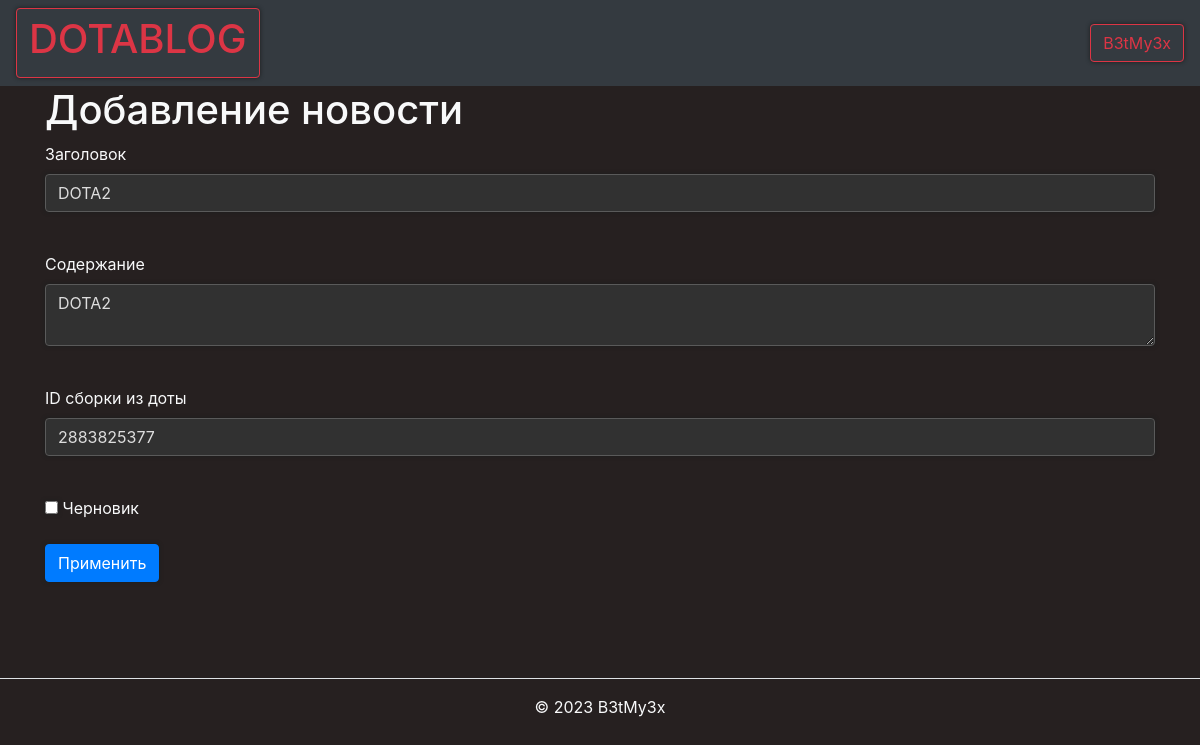
Before: /news_edit/9 (signed in) with the older database file.
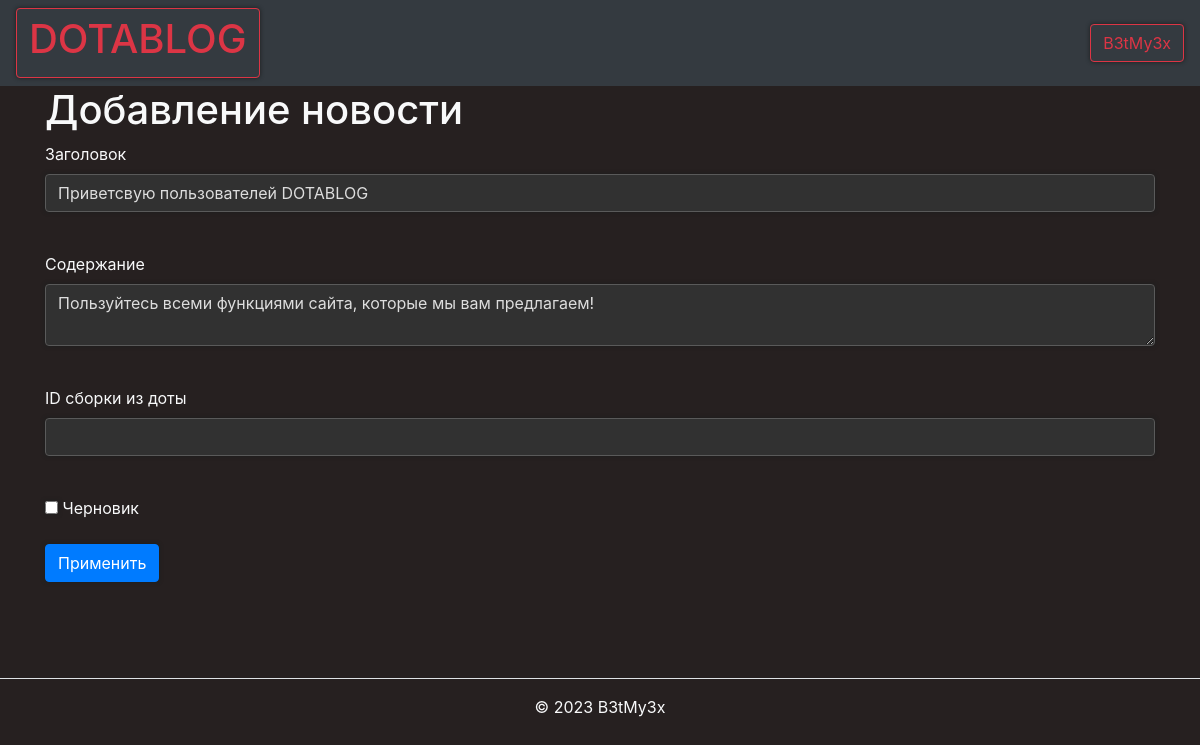
After: the same page with the newer database file.
### data/news.py (models this page shows)
class News(SqlAlchemyBase):
    __tablename__ = 'news'
    categories = orm.relationship("Category",
                                  secondary="association",
                                  backref="news")
    id = sqlalchemy.Column(sqlalchemy.Integer,
                           primary_key=True, autoincrement=True)
    title = sqlalchemy.Column(sqlalchemy.String, nullable=True)
    content = sqlalchemy.Column(sqlalchemy.String, nullable=True)
    created_date = sqlalchemy.Column(sqlalchemy.DateTime,
                                     default=datetime.datetime.now)
    is_private = sqlalchemy.Column(sqlalchemy.Boolean, default=True)
    user_id = sqlalchemy.Column(sqlalchemy.Integer,
                                sqlalchemy.ForeignKey("users.id"))
    build = sqlalchemy.Column(sqlalchemy.String, nullable=True)
    user = orm.relationship('User')

### main.py (the view, shortened to what this page needs)
@app.route('/news_edit/<int:id>', methods=['GET', 'POST'])
@login_required
def news_edit(id):
    form = NewsForm()
    if request.method == "GET":
        db_sess = db_session.create_session()
        news = db_sess.query(News).filter(News.id == id,
                                          News.user == current_user
                                          ).first()
        news1 = db_sess.query(News).filter(News.id == id).first()
        if news or is_admin():
            form.title.data = news1.title
            form.content.data = news1.content
            form.build.data = news1.build
            form.is_private.data = news1.is_private
        else:
            abort(404)
    return render_template('news_edit.html',
                           title='Редактирование новости',
                           form=form
                           )

### data/news.py
class NewsForm(FlaskForm):
    title = StringField('Заголовок', validators=[DataRequired()])
    content = TextAreaField("Содержание")
    build = StringField("ID сборки из доты")
    is_private = BooleanField("Черновик")
    submit = SubmitField("Применить")

### data/db_session.py (called while the page is built)
def create_session() -> Session:
    global __factory
    return __factory()

### main.py (called while the page is built)
@login_manager.user_loader
def load_user(user_id):
    db_sess = db_session.create_session()
    return db_sess.query(User).get(user_id)

### templates/news_edit.html (shortened to what this page needs)
{% extends "base.html" %}
{% block content %}
<h1>Добавление новости</h1>
<form action="" method="post">
    <p>
        {{ form.title.label }}<br>
        {{ form.title(class="form-control") }}<br>
    </p>
    <p>
        {{ form.content.label }}<br>
        {{ form.content(class="form-control") }}<br>
    </p>
    <p>
        {{ form.build.label }}<br>
        {{ form.build(class="form-control") }}<br>
    </p>
    <p>{{ form.is_private() }} {{ form.is_private.label }}</p>
    <p>{{ form.submit(type="submit", class="btn btn-primary") }}</p>
    <br>
</form>
{% endblock %}

Changed rows visible on the page:
changed News: title "DOTA2" → "Приветсвую пользователей DOTABLOG"; content "DOTA2" → "Пользуйтесь всеми функциями сайта, которые мы вам предлагаем!"; build "2883825377" → (not shown)
